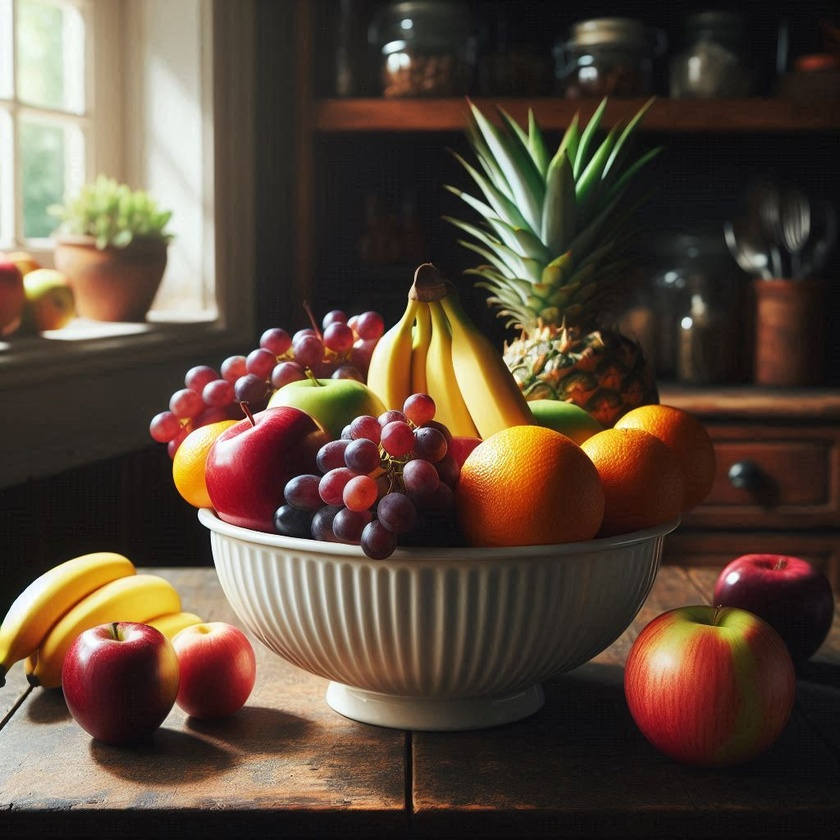
%> input picture Actividad2/imagenParcial2.jpg.jpeg, 840 x 840 px, shrunk from 1024 x 1024 before the run
$ octave punto_4_parcial_2.m   (GNU Octave 9; MATLAB toolbox functions it lacks are replaced by stand-ins)
%> lines starting %> are read from the running program, lines starting %| are printed output that depends on the picture
%% Limpiar
clc; clear all; close all;

% Leer imagen
I = imread('imagenParcial2.jpg.jpeg');
%> I is the input picture: size 840x840x3 uint8; mean R, G, B 90.1, 73, 58.9

% Convertir a escala de grises
I_Gray1 = rgb2gray(I);
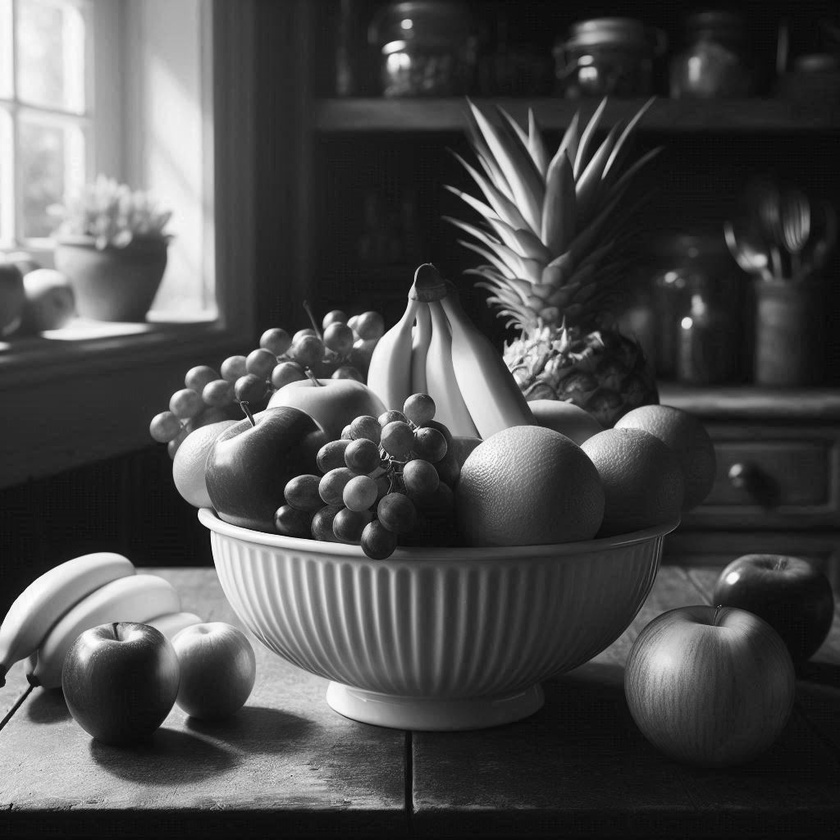
%> I_Gray1: size 840x840 uint8; min 0, max 255, mean 76.5

figure;
subplot(2,2,1);
imshow(I_Gray1);
title('Original Gris');

% Convertir a double para evitar problemas
I_double = double(I_Gray1);

%% ----------- SOBEL -----------

% Sobel Horizontal
Sobel_H = [1 2 1;
           0 0 0;
          -1 -2 -1];

% Sobel Vertical
Sobel_V = [1 0 -1;
           2 0 -2;
           1 0 -1];

% Aplicar convolución
Gx = conv2(I_double, Sobel_H, 'same');
Gy = conv2(I_double, Sobel_V, 'same');
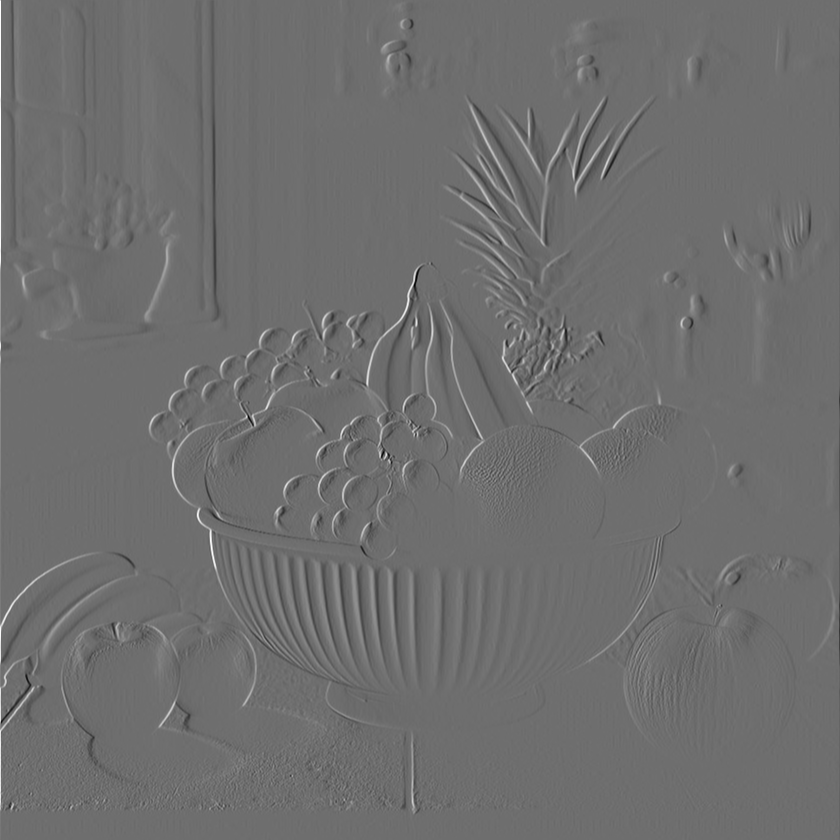
%> Gy: size 840x840 double; min -759, max 991, mean -0.5; drawn with min black and max white

% Combinar resultados
Sobel_Result = abs(Gx) + abs(Gy);

% Normalizar para visualizar
Sobel_Result = uint8(Sobel_Result);
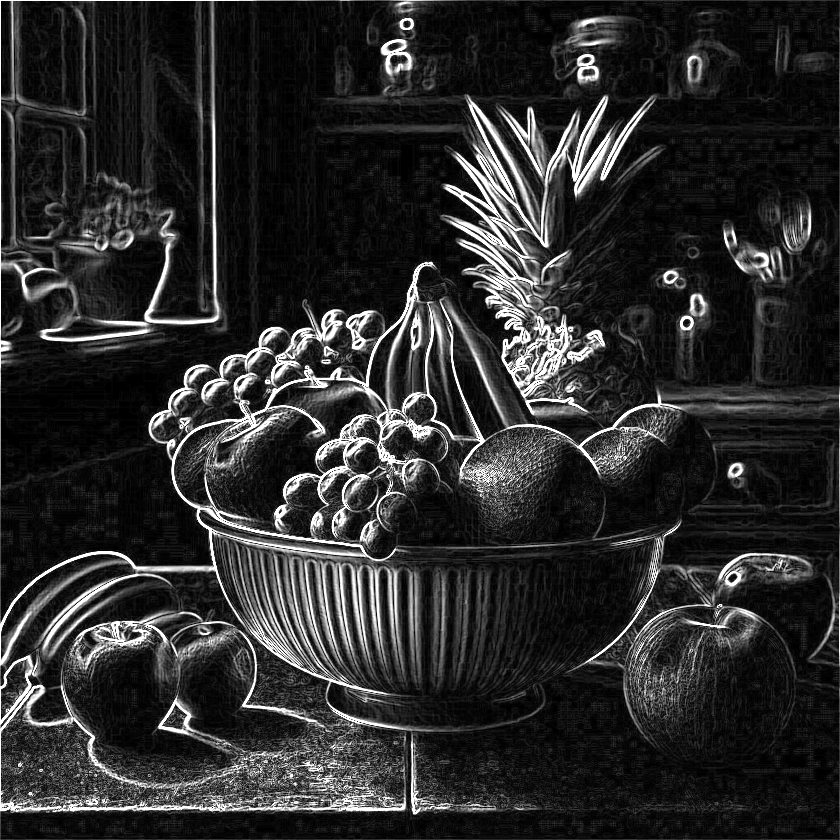
%> Sobel_Result: size 840x840 uint8; min 0, max 255, mean 43.8

subplot(2,2,2);
imshow(Sobel_Result);
title('Sobel combinado');

%% ----------- LAPLACIANO -----------

Laplaciano = [1 1 1;
              1 -8 1;
              1 1 1];

Lap_Result = conv2(I_double, Laplaciano, 'same');
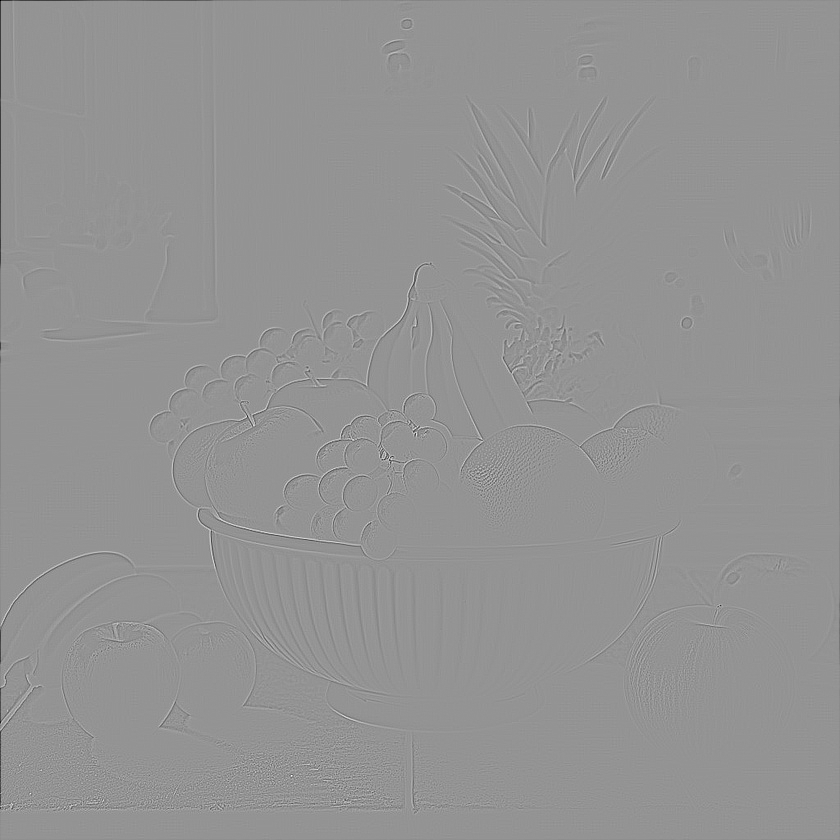
%> Lap_Result: size 840x840 double; min -1240, max 899, mean -0.8; drawn with min black and max white

% Valor absoluto para visualizar mejor
Lap_Result = abs(Lap_Result);
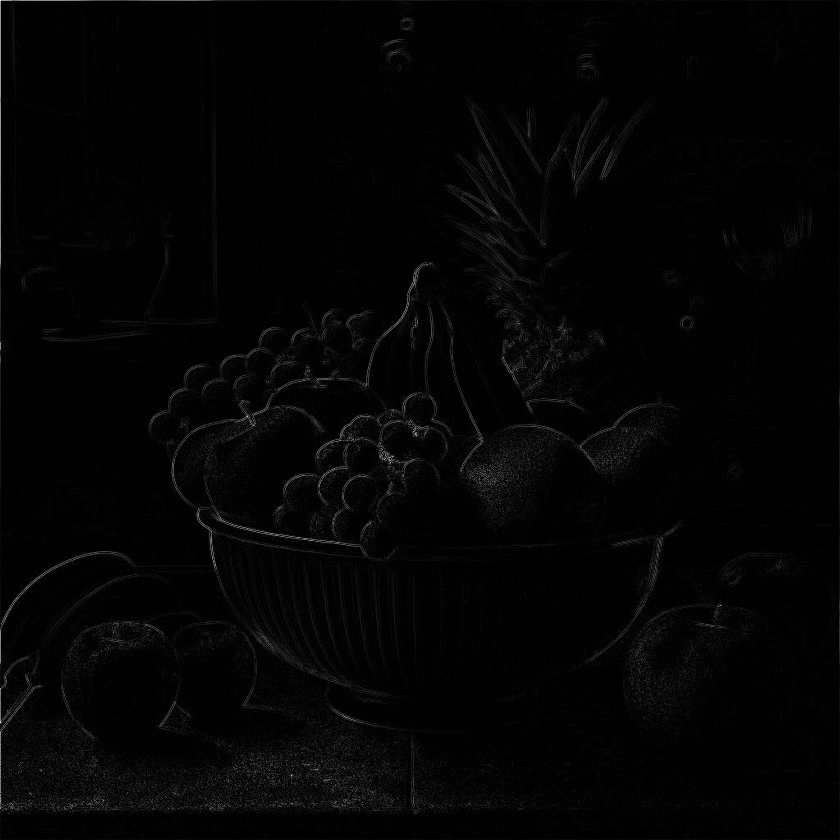
%> Lap_Result: size 840x840 double; min 0, max 1240, mean 20.1; drawn with min black and max white
Lap_Result = uint8(Lap_Result);
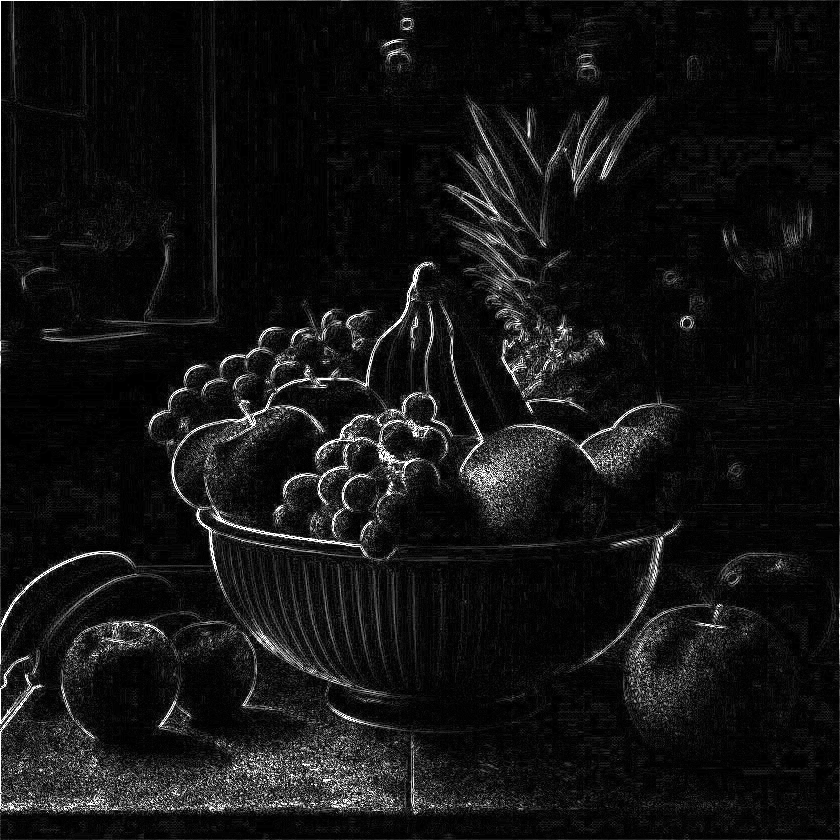
%> Lap_Result: size 840x840 uint8; min 0, max 255, mean 19.3

subplot(2,2,3);
imshow(Lap_Result);
title('Laplaciano 8 vecinos');

$ run again, with Actividad2/Referencia.tif saved as Actividad2/imagenParcial2.jpg.jpeg
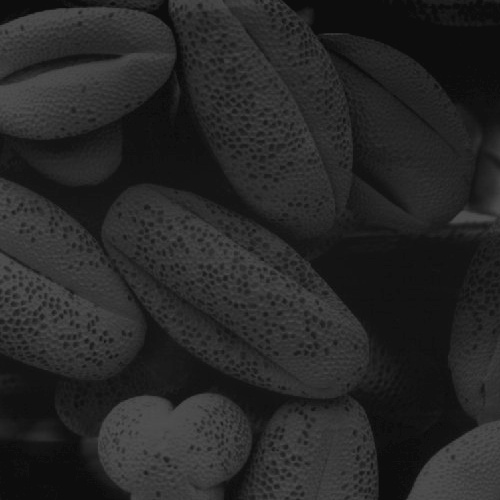
%> input picture Actividad2/Referencia.tif, 500 x 500 px
%> I is the input picture: size 500x500 uint8; min 10, max 82, mean 38.7
%> `Gy = conv2(I_double, Sobel_V, 'same');`:
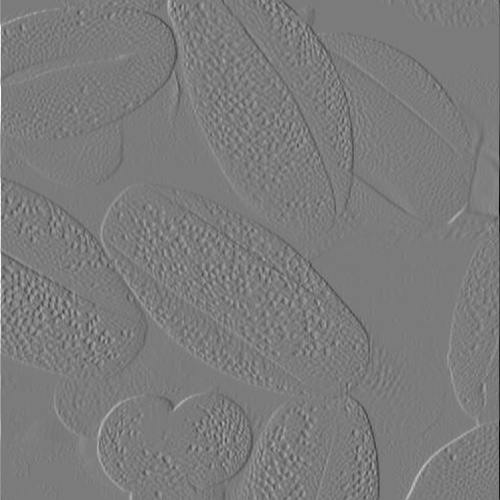
%> Gy: size 500x500 double; min -298, max 315, mean 0; drawn with min black and max white
%> `Lap_Result = abs(Lap_Result);`:
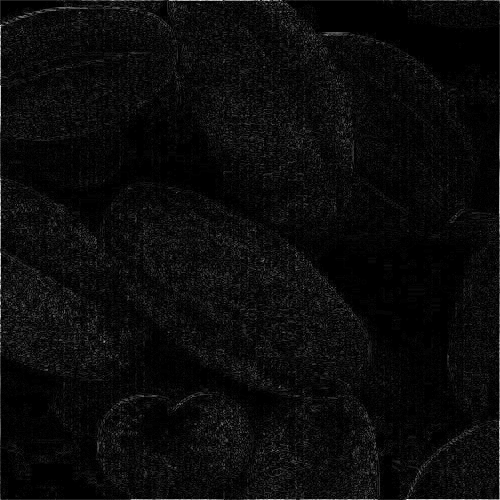
%> Lap_Result: size 500x500 double; min 0, max 291, mean 12.9; drawn with min black and max white
